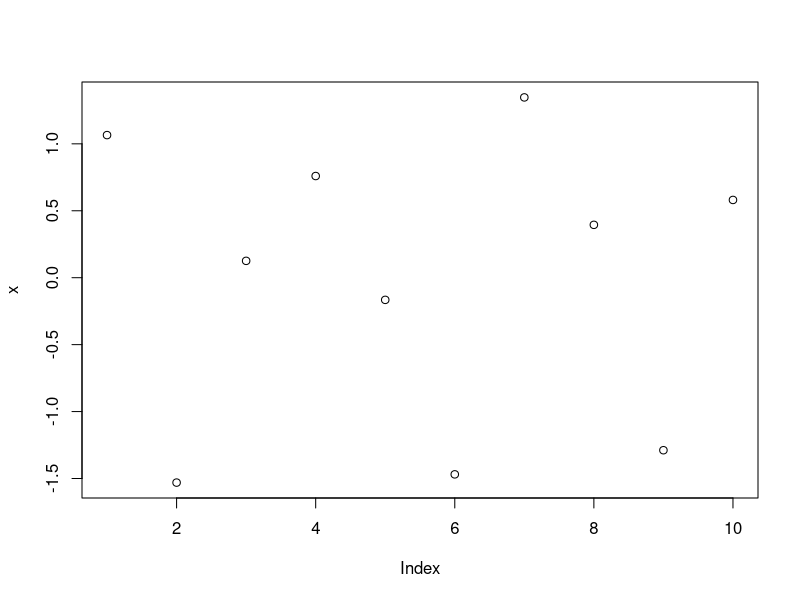
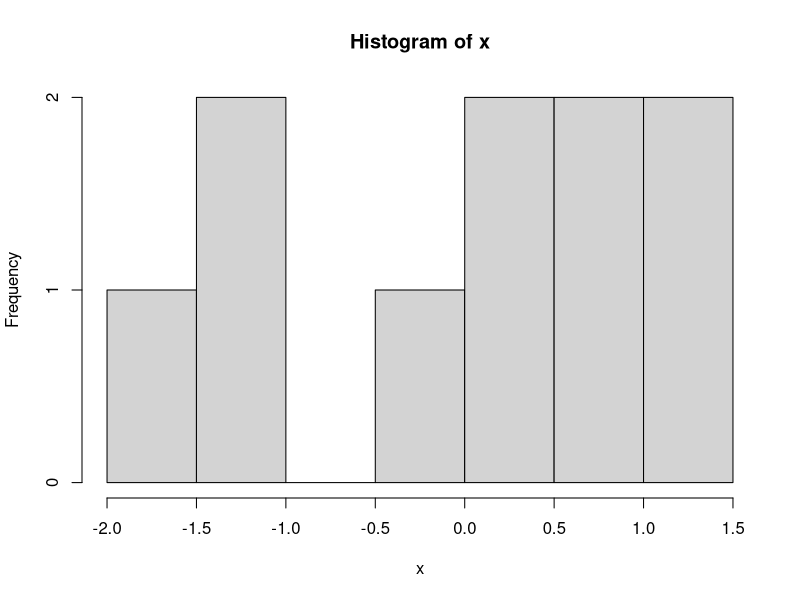
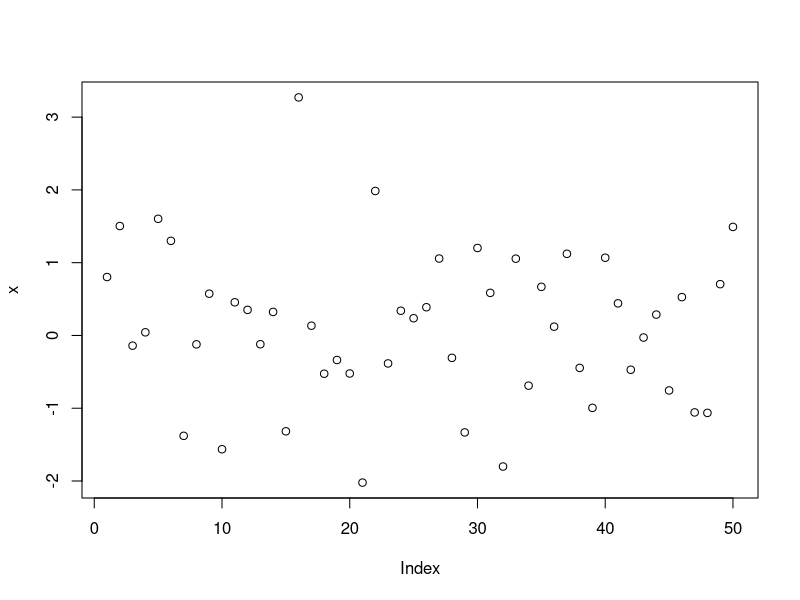
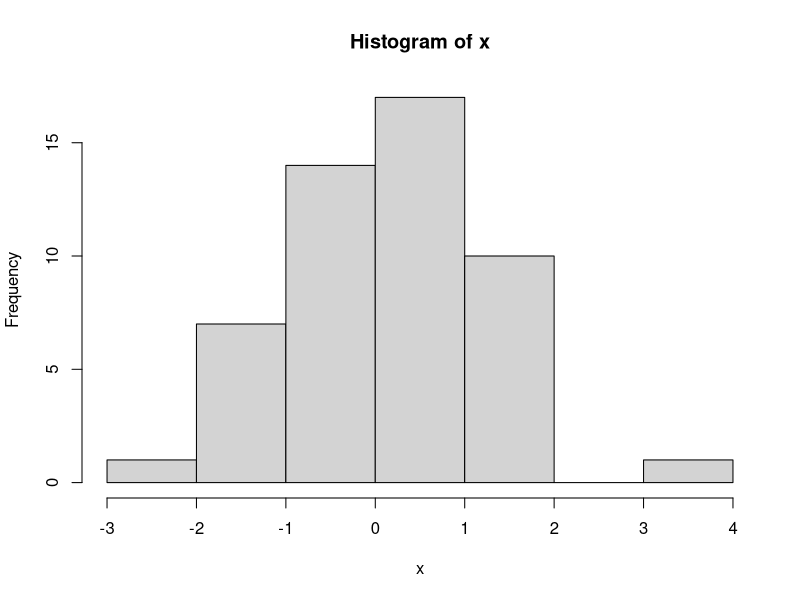
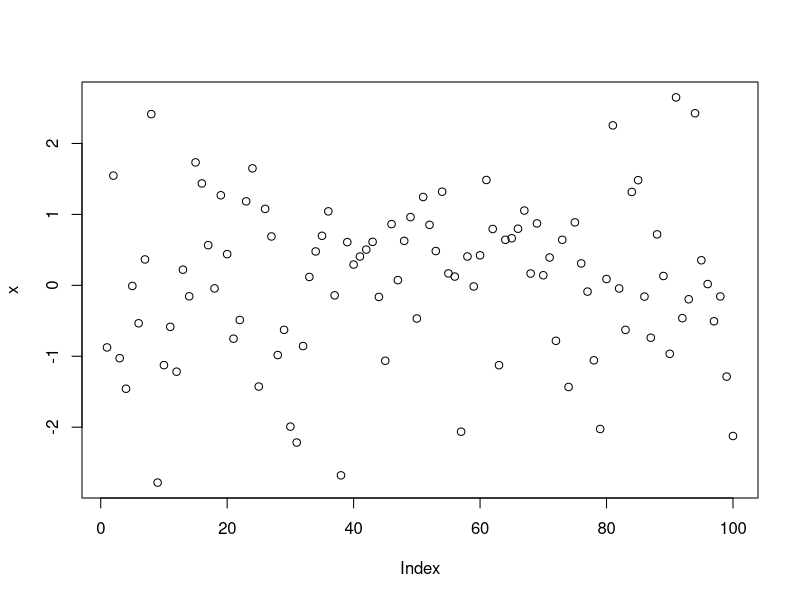
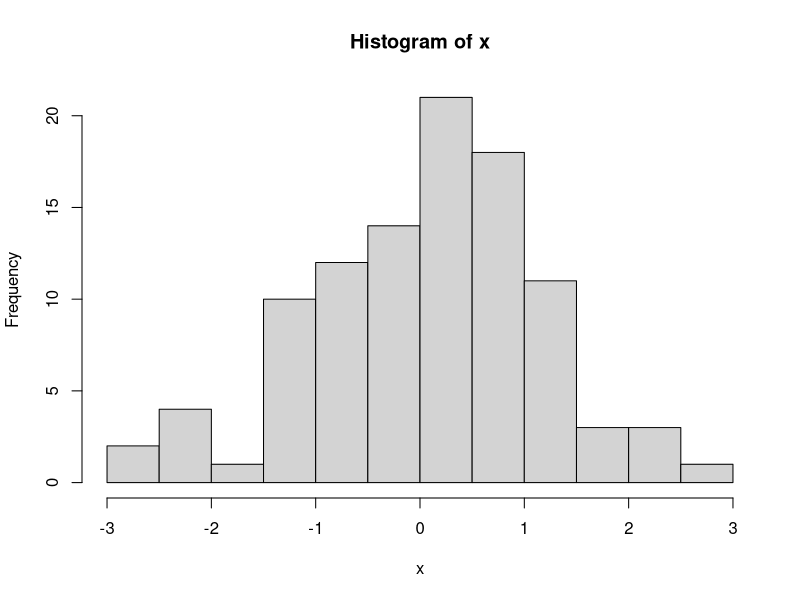
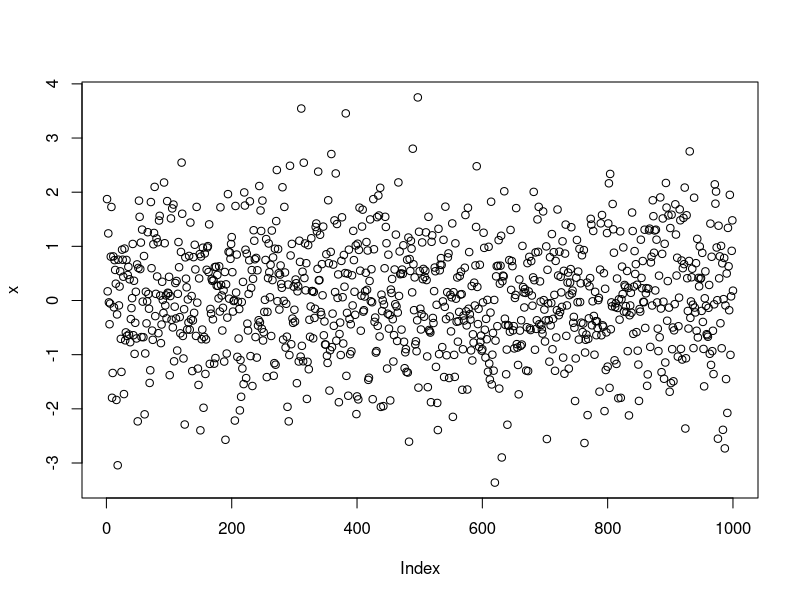
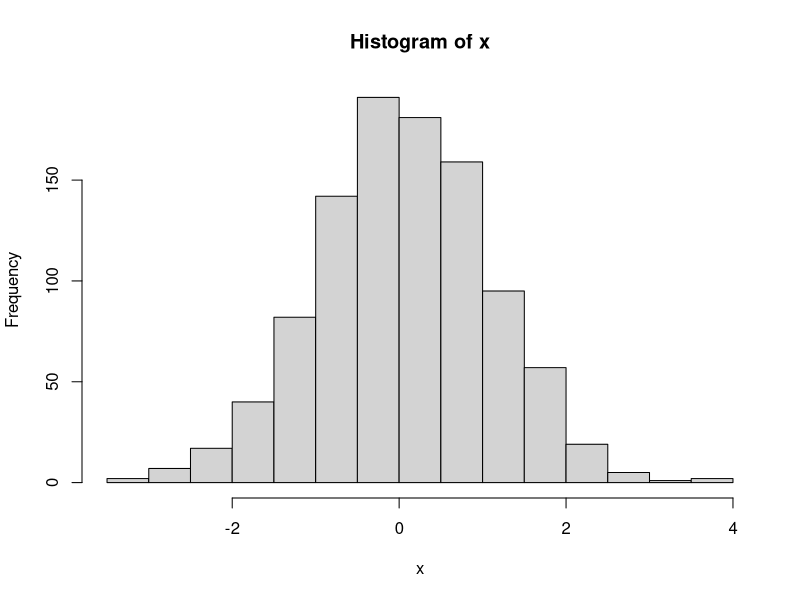

The R script that drew these images, in order:
# Printing a vector of random numbers with normal distribution
x <- rnorm(5)
x

# Printing another example on vectors
N <- 100000
a <- rnorm(N)
a
b <- rnorm(N)
b

# Vectorized approach
c <- a * b
c

# Checking all these are valid function calls
X <- rnorm(5)
X
X <- rnorm(5, 10, 1)
X
X <- rnorm(5, 10)
X
X <- rnorm(5, mean = 10, sd = 1)
X
X <- rnorm(5, sd = 1, mean = 10)
X
X <- rnorm(5, sd = 1)
X

# Printing simple graphics
x <- rnorm(10)
x
plot(x)
hist(x)

# Trying with different sample sizes
x <- rnorm(50)
plot(x)
hist(x)

x <- rnorm(100)
plot(x)
hist(x)

x <- rnorm(1000)
plot(x)
hist(x)

x <- rnorm(100000)
plot(x)
hist(x)

# Plotting additional statistical summaries
x <- rnorm(80000)
x
plot(x)
hist(x)
head(x)
tail(x)
range(x)
summary(x)
boxplot(x)

# Generate a vector of numbers
x <- rnorm(100000)
x

# Count how many are between -1 and 1
count <- 0
for (i in x) {
  if (i > -1 & i < 1)
    count <- count + 1
}

# Get and print the percentage, should be around 68%
percent <- count / length(x)
percent
